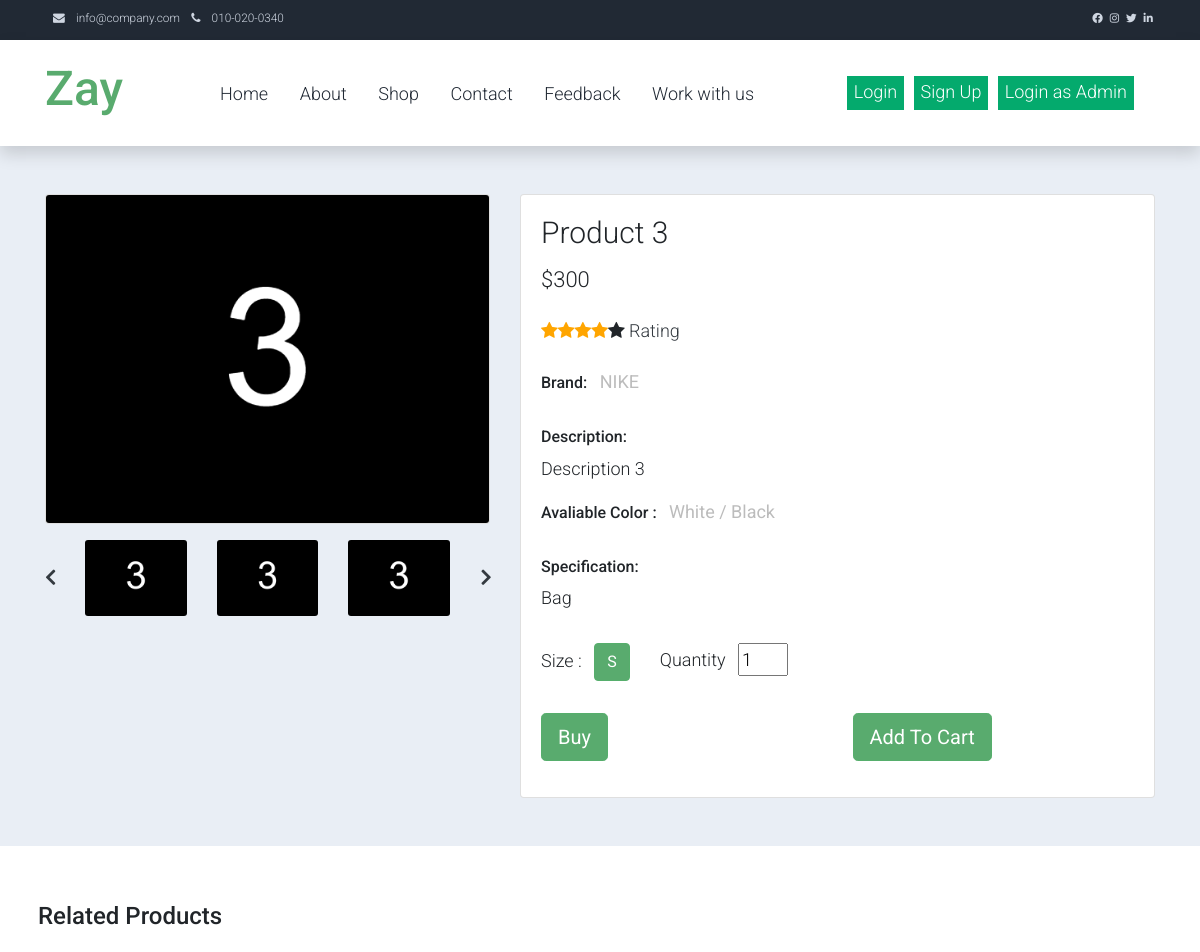
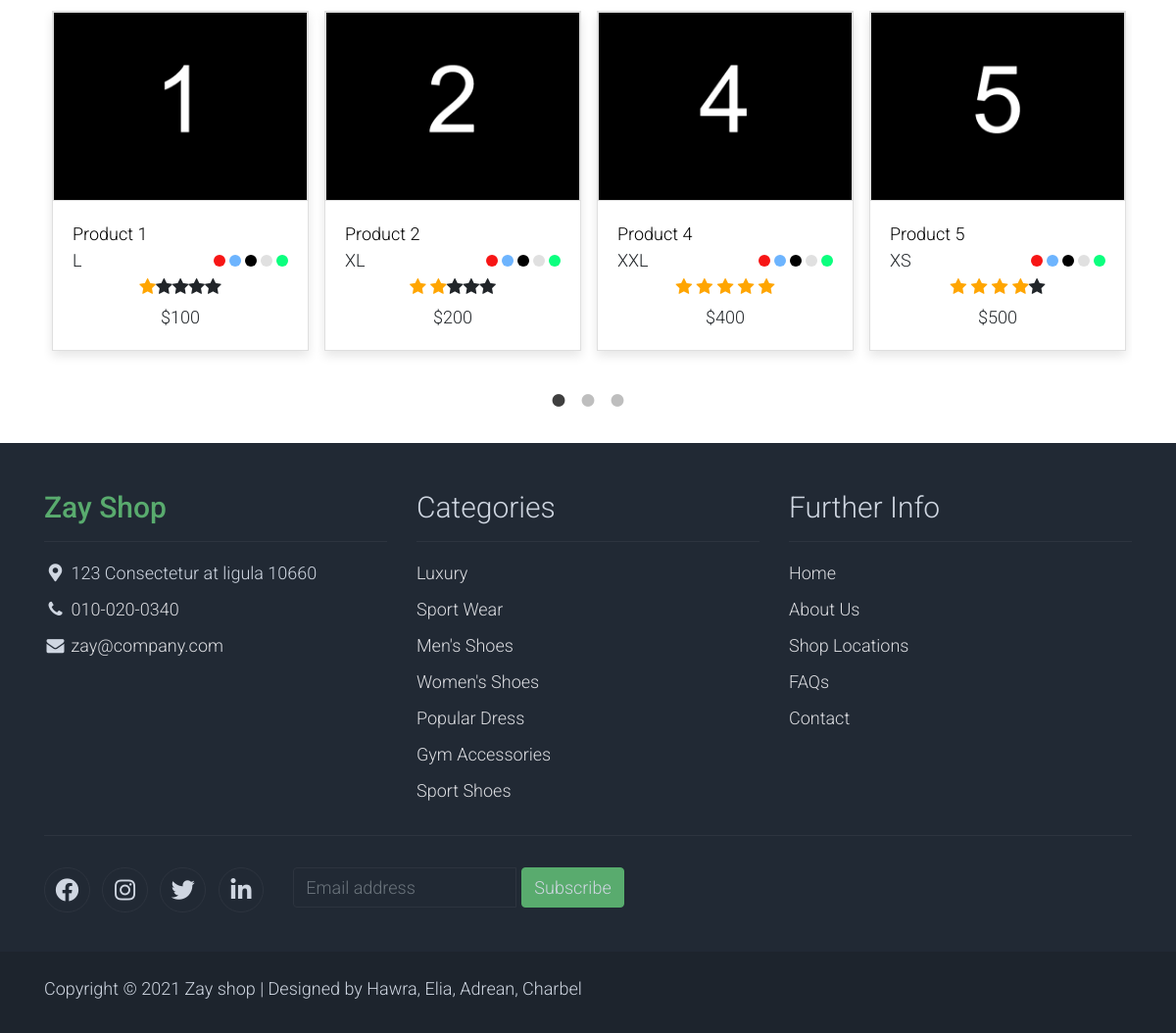
The page /shop-single.php?productId=83 on the database its author committed (2 pictures, top to bottom).
### tables this page shows
CREATE TABLE IF NOT EXISTS `products` (
  `ProductId` int(30) NOT NULL AUTO_INCREMENT,
  `Title` varchar(30) NOT NULL,
  `Description` varchar(300) NOT NULL,
  `IsAvailable` varchar(10) NOT NULL DEFAULT 'AVAILABLE',
  `Price` int(30) NOT NULL,
  `ImgPath` varchar(300) NOT NULL,
  `Rating` int(11) NOT NULL,
  `Brand` varchar(30) NOT NULL,
  `Size` varchar(30) NOT NULL,
  `Specification` varchar(200) NOT NULL,
  `Gender` varchar(1) NOT NULL,
  PRIMARY KEY (`ProductId`)
);

### shop-single.php (the view, shortened to what the rows shown need)
<!DOCTYPE html>
<html lang='en'>
<?php
    require_once ('connection/conn.php');
?>
<head>
    <link rel='stylesheet' href='assets/css/bootstrap.min.css'>
    <link rel='stylesheet' href='assets/css/templatemo.css'>
    <link rel='stylesheet' href='assets/css/custom.css'>
    <link rel='stylesheet' href='assets/css/fontawesome.min.css'>
    <link rel='stylesheet' type='text/css' href='assets/css/slick.min.css'>
    <link rel='stylesheet' type='text/css' href='assets/css/slick-theme.css'>
    <link rel="stylesheet" href="https://cdnjs.cloudflare.com/ajax/libs/font-awesome/4.7.0/css/font-awesome.min.css">
</head>
<body>
<?php
    if(isset($_GET['productId'])){
        $ProductId = $_GET['productId'];
        $Products=mysqli_query($conShop,"SELECT * FROM products WHERE ProductId = ".$ProductId);
        $product =mysqli_fetch_array($Products);
    }
echo "
    <form method='post' action='addtocart.php'>
    <section class='bg-light'>
    <input type='hidden' name='ProductId' id='ProductId' value='$ProductId'>
    <input type='hidden' name='priceofone' id='ProductId' value='$product[Price]'>
        <div class='container pb-5'>
            <div class='row'>
                <div class='col-lg-5 mt-5'>
                    <div class='card mb-3'>
                        <img class='card-img img-fluid' src='$product[ImgPath]' alt='Card image cap' id='product-detail'>
                    </div>
                    <div class='row'>
                        <div id='multi-item-example' class='col-10 carousel slide carousel-multi-item' data-bs-ride='carousel'>
                            <div class='carousel-inner product-links-wap' role='listbox'>
                                <div class='carousel-item active'>
                                    <div class='row'>
                                        <div class='col-4'>
                                            <a href='#'>
                                                <img class='card-img img-fluid' src='$product[ImgPath]' alt='Product Image 1'>
                                            </a>
                                        </div>
                                        <div class='col-4'>
                                            <a href='#'>
                                                <img class='card-img img-fluid' src='$product[ImgPath]' alt='Product Image 2'>
                                            </a>
                                        </div>
                                        <div class='col-4'>
                                            <a href='#'>
                                                <img class='card-img img-fluid' src='$product[ImgPath]' alt='Product Image 3'>
                                            </a>
                                        </div>
                                    </div>
                                </div>
                                                <img class='card-img img-fluid' src='$product[ImgPath]' alt='Product Image 4'>
                                                <img class='card-img img-fluid' src='$product[ImgPath]' alt='Product Image 5'>
                                                <img class='card-img img-fluid' src='$product[ImgPath]' alt='Product Image 6'>
                                                <img class='card-img img-fluid' src='$product[ImgPath]' alt='Product Image 7'>
                                                <img class='card-img img-fluid' src='$product[ImgPath]' alt='Product Image 8'>
                                                <img class='card-img img-fluid' src='$product[ImgPath]' alt='Product Image 9'>
                            </div>
                        </div>
                    </div>
                </div>
                <div class='col-lg-7 mt-5'>
                    <div class='card'>
                        <div class='card-body'>
                            <h1 class='h2'>$product[Title]</h1>
                            <p class='h3 py-2'>$$product[Price]</p>
                            <p class='py-2'>";
                            $rating = $product['Rating'];
                            $counter=5;
                            while($counter>0){
                                if($rating>0){
                                    echo "<span class='fa fa-star checked'></span>";
                                    $rating =$rating-1;
                                }
                                else{
                                    echo "<span class='fa fa-star'></span>";
                                }
                                $counter=$counter-1;
                            }
                            echo "
                                <span class='list-inline-item text-dark'>Rating</span>
                            </p>
                            <ul class='list-inline'>
                                <li class='list-inline-item'>
                                </li>
                                <li class='list-inline-item'>
                                    <p class='text-muted'><strong>$product[Brand]</strong></p>
                                </li>
                            </ul>
                            <h6>Description:</h6>
                            <p>$product[Description]</p>
                            <ul class='list-inline'>
                                <li class='list-inline-item'>
                                </li>
                                <li class='list-inline-item'>
                                </li>
                            </ul>
                            <h6>Specification:</h6>
                            <ul class='list-unstyled pb-3'>
                            $product[Specification]
                            </ul>
                            <form action='' method='GET'>
                                <div class='row'>
                                    <div class='col-auto'>
                                        <ul class='list-inline pb-3'>
                                                <input type='hidden' name='product-size' id='product-size' value='$product[Size]<'>
                                            <li class='list-inline-item'><span class='btn btn-success btn-size'>$product[Size]</span></li>
                                        </ul>
                                    </div>
                                </div>
                                <div class='row pb-3'>
                                </div>
                            </form>
                        </div>
                    </div>
                </div>
            </div>
        </div>
    </section>
</form>
    ";
    ?>
    <section class='py-5'>
        <div class='container'>
            <div id='carousel-related-product'>
            <?php
            $Products = mysqli_query($conShop,"SELECT * FROM products");
            while ($rowProducts = mysqli_fetch_array($Products)){
                if ($rowProducts["IsAvailable"]=="AVAILABLE" && $rowProducts["ProductId"] !=$ProductId ){
                   $rating= $rowProducts["Rating"];
                   echo "
                <div class='p-2 pb-3'>
                    <div class='product-wap card rounded-0'>
                        <div class='card rounded-0'>
                            <img class='card-img rounded-0 img-fluid' src='$rowProducts[ImgPath]'>
                            <div class='card-img-overlay rounded-0 product-overlay d-flex align-items-center justify-content-center'>
                                <ul class='list-unstyled'>
                                    <li><a class='btn btn-success text-white' href='shop-single.php?productId=$rowProducts[ProductId]'><i class='far fa-heart'></i></a></li>
                                    <li><a class='btn btn-success text-white mt-2' href='shop-single.php?productId=$rowProducts[ProductId]'><i class='far fa-eye'></i></a></li>
                                    <li><a class='btn btn-success text-white mt-2' href='shop-single.php?productId=$rowProducts[ProductId]'><i class='fas fa-cart-plus'></i></a></li>
                                </ul>
                            </div>
                        </div>
                        <div class='card-body'>
                            <a href='shop-single.php?productId=$rowProducts[ProductId]' class='h3 text-decoration-none'>$rowProducts[Title]</a>
                            <ul class='w-100 list-unstyled d-flex justify-content-between mb-0'>
                                <li>$rowProducts[Size]</li>
                                <li class='pt-2'>
                                    <span class='product-color-dot color-dot-red float-left rounded-circle ml-1'></span>
                                    <span class='product-color-dot color-dot-blue float-left rounded-circle ml-1'></span>
                                    <span class='product-color-dot color-dot-black float-left rounded-circle ml-1'></span>
                                    <span class='product-color-dot color-dot-light float-left rounded-circle ml-1'></span>
                                    <span class='product-color-dot color-dot-green float-left rounded-circle ml-1'></span>
                                </li>
                            </ul>
                            <ul class='list-unstyled d-flex justify-content-center mb-1'>
                                <li>
                                ";
                                $counter=5;
                                while($counter>0){
                                    if($rating>0){
                                        echo " <span class='fa fa-star checked'></span>";
                                        $rating =$rating-1;
                                    }
                                    else{
                                        echo "<span class='fa fa-star'></span>";
                                    }
                                    $counter=$counter-1;
                                }
                                echo "  </li>
                            </ul>
                            <p class='text-center mb-0'>$$rowProducts[Price]</p>
                        </div>
                    </div>
                </div>
                ";
            }
        }
        ?>
            </div>
        </div>
    </section>
    <footer class='bg-dark' id='tempaltemo_footer'>
        <div class='container'>
            <div class='row'>
                <div class='col-md-4 pt-5'>
                    <h2 class='h2 text-success border-bottom pb-3 border-light logo'>Zay Shop</h2>
                </div>
                <div class='col-md-4 pt-5'>
                    <h2 class='h2 text-light border-bottom pb-3 border-light'>Categories</h2>
                </div>
                <div class='col-md-4 pt-5'>
                    <h2 class='h2 text-light border-bottom pb-3 border-light'>Further Info</h2>
                </div>
            </div>
        </div>
    </footer>
</body>
</html>

### rows shown on the page
products: ImgPath (picture), Title "Product 3", Price "300", Brand "NIKE", Description "Description 3", Specification "Bag", Size "S"
products: ImgPath (picture), Title "Product 1", Size "L", IsAvailable "AVAILABLE" (drawn), Price "100"
products: ImgPath (picture), Title "Product 2", Size "XL", IsAvailable "AVAILABLE" (drawn), Price "200"
products: ImgPath (picture), Title "Product 4", Size "XXL", IsAvailable "AVAILABLE" (drawn), Price "400"
products: ImgPath (picture), Title "Product 5", Size "XS", IsAvailable "AVAILABLE" (drawn), Price "500"
